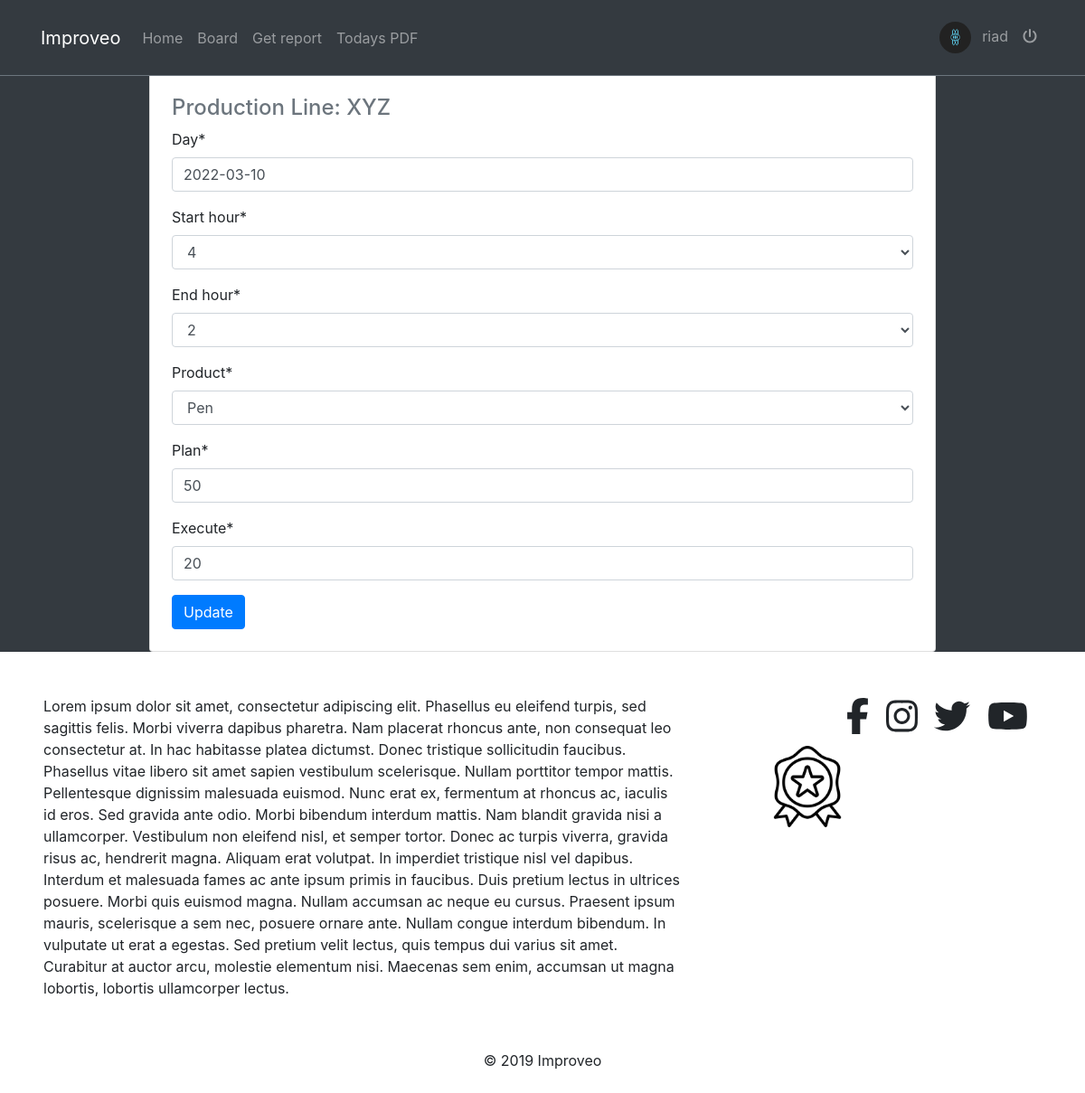
The page /reports/1/14/update/ (signed in) on the database its author committed.
### reports/models.py (models this page shows, shortened)
class Report(models.Model):
    day = models.DateField(default=timezone.now)
    start_hour = models.CharField(max_length=2,choices=hours)#yeni bu isi bu saat araliginda gormlelisen kimi
    end_hour = models.CharField(max_length=2,choices=hours)#
    user = models.ForeignKey(User,on_delete=models.CASCADE)
    product = models.ForeignKey(Product,on_delete=models.CASCADE)
    plan = models.PositiveSmallIntegerField() #plan yeni planama yeni meselen 200 dene mal gelmelidir
    execute = models.PositiveBigIntegerField() #execute etmek yeni icra etmek reportu,execute ise meselen 200 mal gelmelidir amma biz 180 getirmirik hazir elemisik yeni
    production_line = models.ForeignKey(ProductionLine,on_delete=models.CASCADE) #yeni harda emal olundugunu gosteren yer
    updated = models.DateTimeField(auto_now=True)
    created = models.DateTimeField(auto_now_add=True)
    objects = ReportManager()
    class Meta:
        ordering = ['-created']

### areas/models.py (models this page shows)
class ProductionLine(models.Model):#yeni burani firma adi kimide dusunmek olar
    name = models.CharField(max_length=120)
    team_leader = models.ForeignKey(Profile,on_delete=models.CASCADE)
    products = models.ManyToManyField(Product)
    def __str__(self):
        return str(self.name)

### reports/views.py (the view, shortened to what this page needs)
# urls.py: path('reports/<str:production_line>/<pk>/update/',ReportUpdatView.as_view(),name='reportUpdatView'),
class ReportUpdatView(LoginRequiredMixin,UpdateView):
    model = Report
    form_class = ReportForm
    context_object_name = 'updateReport'
    template_name = 'reports/update.html'

### reports/forms.py
class ReportForm(forms.ModelForm):#modelForm yazilmasindaki sebeb databasedi table cekib bura getireciyik
    class Meta:
        model = Report
        exclude = ['user','production_line']
    def __init__(self,*args,**kwargs):
        production_line = kwargs.pop('production_line',None)
        super().__init__(*args,**kwargs)
        if production_line is not None:
            line = get_object_or_404(ProductionLine,name=production_line)
            self.fields['product'].queryset = line.products.all()

### products/models.py (called while the page is built)
    def __str__(self):
        return str(self.name)

### profiles/context_processors.py (called while the page is built)
def profilePicView(request):
    if request.user.is_authenticated:
        user = request.user
        try:
            profile = Profile.objects.get(user=user)
            picprofile = profile.profile_picture
        except Profile.DoesNotExist:
            picprofile = None
        return {'picprofile': picprofile}
    return{}

def getProfileView(request):
    if request.user.is_authenticated:
        user = request.user
        try:
            profile = Profile.objects.get(user=user)
        except:
            profile = None
        return{'profile':profile}
    return{}

### reports/models.py (called while the page is built)
    def get_queryset(self):
        return ReportQueryset(self.model,using=self._db)

### reports/templates/reports/update.html (shortened to what this page needs)
{% extends "base.html" %}
{% load static %}
{% load crispy_forms_tags %}
{% block content %}
    <div class="col-9 mx-auto">
        <div class="card p-4">
            <div class="text-muted mb-2 h4">
                Production Line: {{updateReport.production_line}}
            </div>
            <form action="" method="POST">
                {{form|crispy}}
                <button type="submit" class="btn btn-primary">Update</button>
            </form>
        </div>
    </div>
{% endblock content %}

### templates/navbar.html (shortened to what this page needs)
{% load static %}
<nav class="navbar navbar-icon-top navbar-expand-lg navbar-dark bg-dark border-bottom border-secondary font-q fixed-top py-3">
    <div class="container">
        <a class="navbar-brand" href="{% url 'pform:homeView' %}">Improveo</a>
        <div class="collapse navbar-collapse" id="navbarSupportedContent">
            <ul class="navbar-nav mr-auto">
                <li class="nav-item">
                    <a class="nav-link" href="{% url 'pform:homeView' %}">Home</a>
                </li>
                <li class="nav-item">
                    <a class="nav-link" href="{% url 'posts:post-list-create' %}">Board</a>
                </li>
                <li class="nav-item">
                    <a class="nav-link" href="{% url 'pform:selectView' %}">Get report</a>
                </li>
                <li class="nav-item">
                    <a class="nav-link" href="{% url 'pform:mainReportSummary' %}">Todays PDF</a>
                </li>
            </ul>
            <ul class="navbar-nav">
                {% if request.user.is_authenticated %}
                    <li class="nav-item">
                        <a href="" class="nav-link">
                            <img src="{{picprofile.url}}" class="img-avatar" style="height:35px;width:35px;border-radius: 50%;" alt="profile picture">
                            <span class="ml-2">{{request.user}}</span>
                        </a>
                    </li>
                    <li class="nav-item">
                        <a class="nav-link" href="">
                            <i class="fas fa-power-off mt-2"></i>
                        </a>
                    </li>
                {% else %}
                <li class="nav-item">
                        <a class="nav-link" href="">
                            <i class="fa fa-sign-in-alt"></i>
                        </a>
                    </li>
                {% endif %}
            </ul>
        </div>
    </div>
</nav>

### static_proj/css/style.css (style rules this page uses)
.img-avatar { height: 35px; width: 35px; border-radius: 50%; }

### rows shown on the page
Report: production_line "XYZ", day "2022-03-10", start_hour "4", end_hour "2", product "Pen", plan "50", execute "20"

### other values the page prints
{{ request.user }} "riad"
